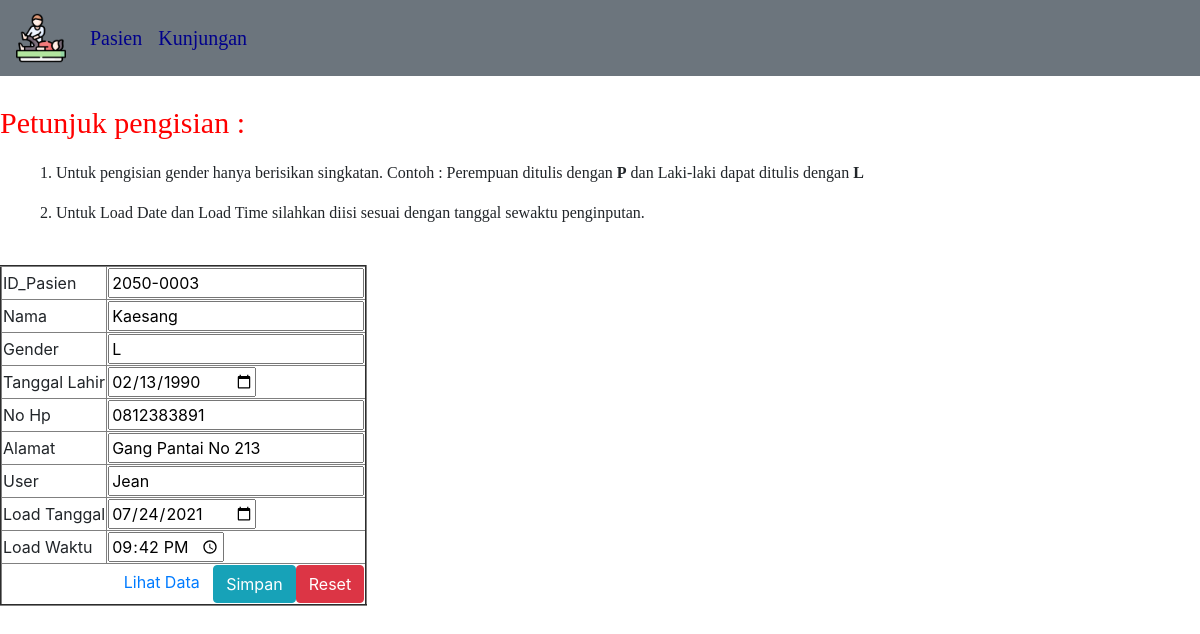
The page /editpasien.php?id_pasien=2050-0003 on the database its author committed.
### tables this page shows
CREATE TABLE `pasien` (
  `id_pasien` varchar(20) NOT NULL,
  `nama` text NOT NULL,
  `gender` enum('L','P') NOT NULL,
  `tanggal_lahir` date NOT NULL,
  `no_hp` varchar(15) NOT NULL,
  `alamat` text NOT NULL,
  `user` text NOT NULL,
  `loadtanggal` date NOT NULL,
  `loadwaktu` time NOT NULL
);

### editpasien.php (the view, shortened to what this page needs)
<!DOCTYPE html>
<html lang="en">
<head>
    <link rel="stylesheet" href="https://maxcdn.bootstrapcdn.com/bootstrap/4.5.2/css/bootstrap.min.css">
</head>
<body>
    <nav class="navbar navbar-expand-sm bg-secondary">
        <a class="navbar-brand" href="http://localhost/sistem/terapi/">
            <img src="1.jpg" alt="logo" style="width:50px;">
        </a>
        <ul class="navbar-nav">
            <li class="nav-item">
                <a class="nav-link" href="http://localhost/sistem/terapi/tabelpasien.php" style="font-size: 20px; font-family: Comic Sans Ms; color:darkblue">Pasien</a>
            </li>
            <li class="nav-item">
                <a class="nav-link" href="http://localhost/sistem/terapi/tabelkunjungan.php" style="font-size: 20px; font-family: Comic Sans Ms; color:darkblue">Kunjungan</a>
            </li>
        </ul>
    </nav>
    <br>
    <p style="font-family: Georgia; font-size:30px; color:red;">Petunjuk pengisian :
    <ul style="font-family: Georgia;">1. Untuk pengisian gender hanya berisikan singkatan. Contoh : Perempuan ditulis dengan <b>P</b> dan Laki-laki dapat ditulis dengan <b>L</b></ul>
    <ul style="font-family: Georgia;">2. Untuk Load Date dan Load Time silahkan diisi sesuai dengan tanggal sewaktu penginputan.</ul>
    </p>
    <br>
    <?php
    $servername = "localhost";
    $username = "root";
    $password = "";
    $dbname = "sisteminformasiterapi";
    $conn = new mysqli($servername, $username, $password, $dbname);
    $id_pasien = $_GET["id_pasien"];
    $sql = "SELECT * FROM pasien WHERE id_pasien='" . $id_pasien . "'";
    $result = $conn->query($sql);
    if ($result->num_rows > 0) {
        $row = $result->fetch_assoc();
        $nama = $row["nama"];
        $gender = $row["gender"];
        $tanggal_lahir = $row["tanggal_lahir"];
        $no_hp = $row["no_hp"];
        $alamat = $row["alamat"];
        $user = $row["user"];
        $loadtanggal = $row["loadtanggal"];
        $loadwaktu = $row["loadwaktu"];
    }
    echo "<form method=\"post\" action=\"pasiensimpanedit.php\"><table border=\"2\">";
    echo "<tr><td>ID_Pasien<input type=\"hidden\" name=\"id_pasienlama\" value=\"" . $id_pasien . "\"></td>";
    echo "<td><input type=\"text\" name=\"id_pasien\" value=\"" . $id_pasien . "\"></rd></tr>";
    echo "<tr><td>Nama</td><td>";
    echo "<input type=\"text\" name=\"nama\" value=\"" . $nama . "\"></rd></tr>";
    echo "<tr><td>Gender</td><td>";
    echo "<input type=\"text\" name=\"gender\" value=\"" . $gender . "\"></rd></tr>";
    echo "<tr><td>Tanggal Lahir</td><td>";
    echo "<input type=\"date\" name=\"tanggal_lahir\" value=\"" . $tanggal_lahir . "\"></rd></tr>";
    echo "<tr><td>No Hp</td><td>";
    echo "<input type=\"text\" name=\"no_hp\" value=\"" . $no_hp . "\"></rd></tr>";
    echo "<tr><td>Alamat</td><td>";
    echo "<input type=\"text\" name=\"alamat\" value=\"" . $alamat . "\"></rd></tr>";
    echo "<tr><td>User</td><td>";
    echo "<input type=\"text\" name=\"user\" value=\"" . $user . "\"></rd></tr>";
    echo "<tr><td>Load Tanggal</td><td>";
    echo "<input type=\"date\" name=\"loadtanggal\" value=\"" . $loadtanggal . "\"></rd></tr>";
    echo "<tr><td>Load Waktu</td><td>";
    echo "<input type=\"time\" name=\"loadwaktu\" value=\"" . $loadwaktu . "\"></rd></tr>";
    echo "<tr><td colspan=\"2\" align=\"right\">";
    echo "<a href=tabelpasien.php>Lihat Data</a> &nbsp&nbsp";
    echo "<input type=\"submit\" value=\"Simpan\" class=\"btn btn-info\">";
    echo "<input type=\"reset\" class=\"btn btn-danger\"></td></tr></table></form>";
    ?>
</body>
</html>

### rows shown on the page
pasien: nama "Kaesang", gender "L", tanggal_lahir "02/13/1990", no_hp "0812383891", alamat "Gang Pantai No 213", user "Jean", loadtanggal "07/24/2021", loadwaktu "21:42:00"
